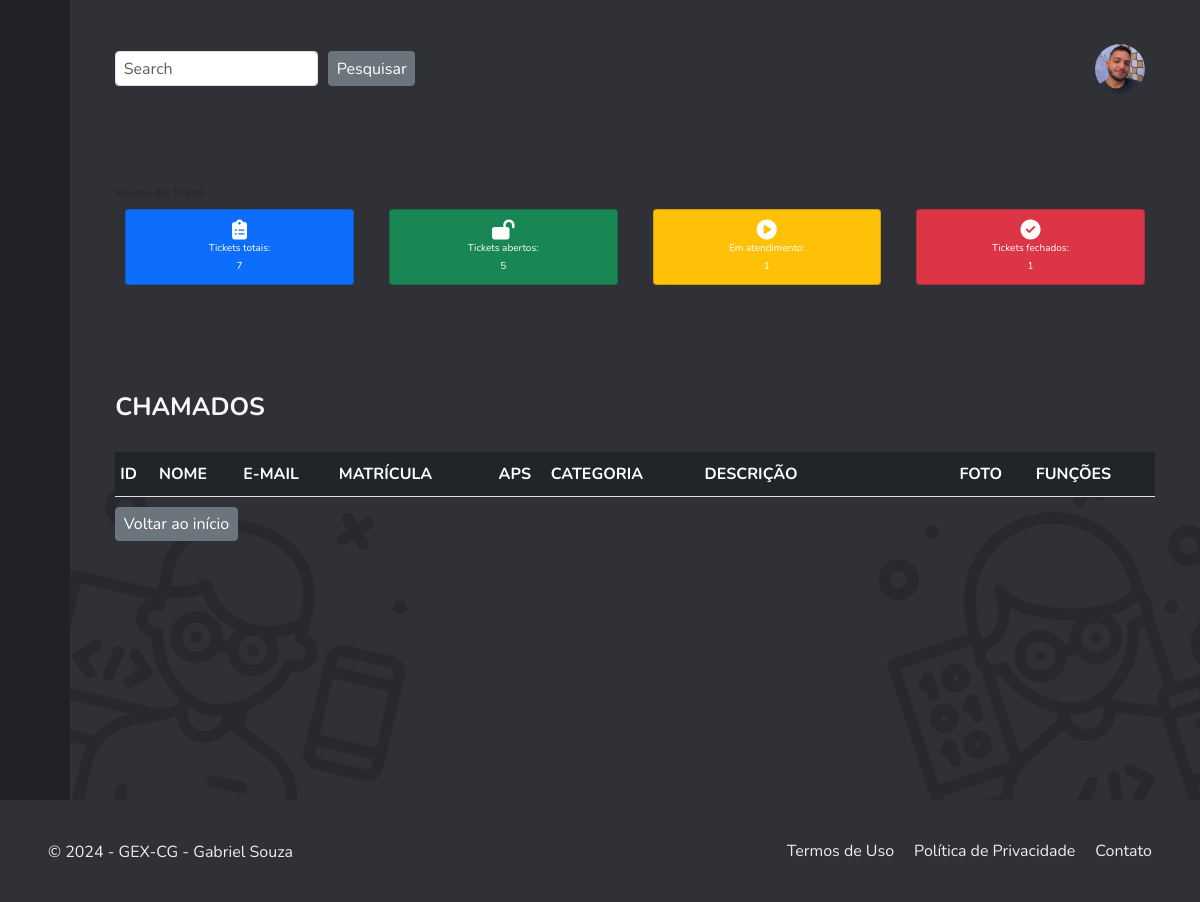
Before: /pages/dashboard.php with the older database file.
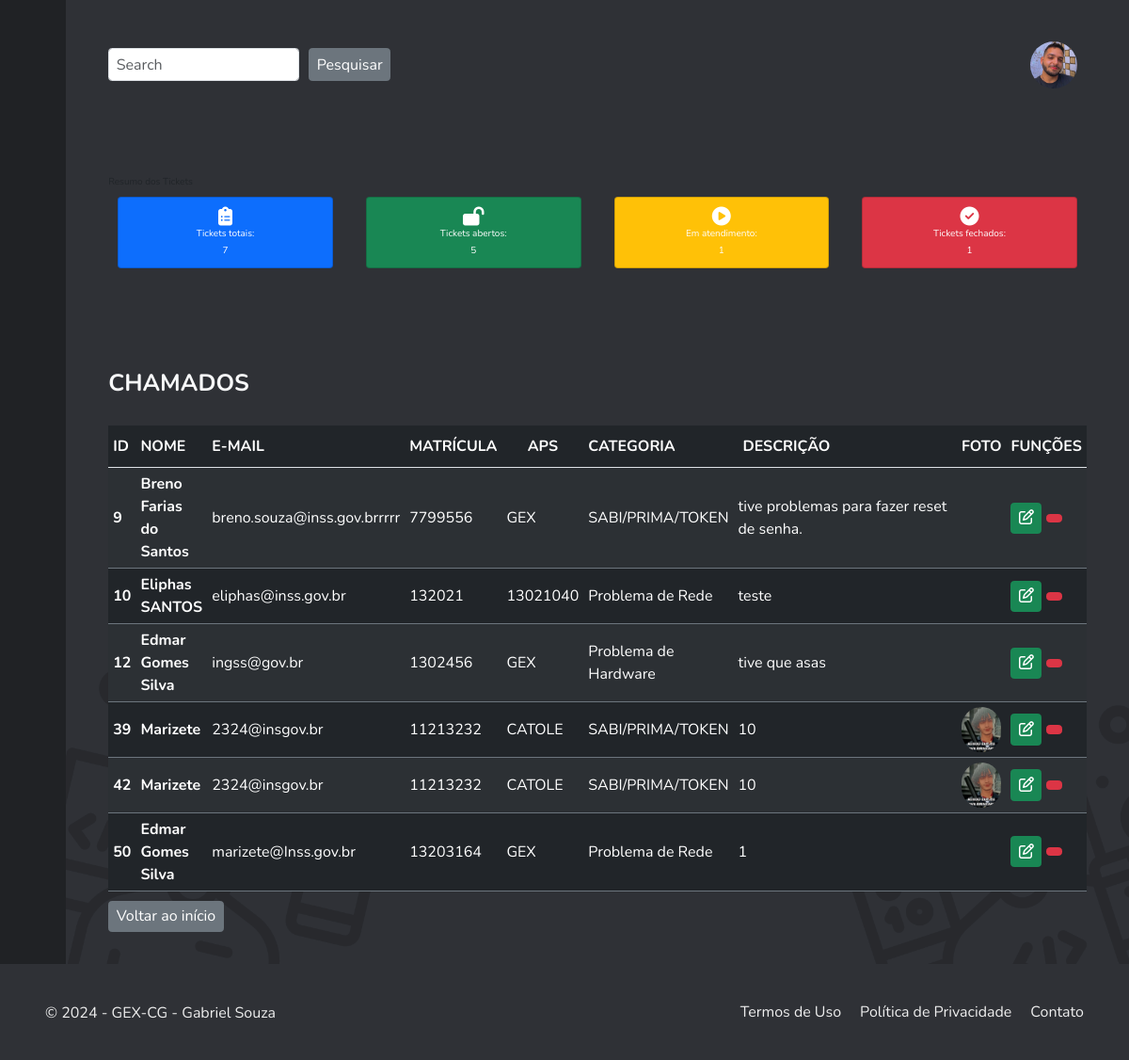
After: the same page with the newer database file.
### tables this page shows
CREATE TABLE `chamados` (
  `id` int(11) NOT NULL,
  `nome` varchar(200) NOT NULL,
  `email` varchar(255) NOT NULL,
  `telefone` varchar(16) NOT NULL,
  `matricula` int(16) NOT NULL,
  `aps` varchar(50) NOT NULL,
  `categoria` varchar(200) NOT NULL,
  `descricao` varchar(255) NOT NULL,
  `foto` varchar(255) NOT NULL,
  `prioridade` varchar(16) NOT NULL,
  `status` varchar(50) NOT NULL,
  `cod_ticket` int(10) NOT NULL
);

### pages/dashboard.php (the view, shortened to what this page needs)
<!DOCTYPE html>
<html lang="pt-br">
<head>
    <?php include '../head.php';
    ?>
</head>
<body>
    <?php
    $pesquisa = $_POST['busca'] ?? '';
    include '../conexao.php';
    $sql = "SELECT * FROM chamados WHERE nome LIKE '%$pesquisa%'";
    $dados = mysqli_query($conn, $sql);
    ?>
    <div class="wrapper ">
        <aside id="sidebar">
            <div class="d-flex">
                <button class="toggle-btn" id="toggle-btn-event" type="button" onclick="toggleSidebar()">
                </button>
            </div>
            <ul class="sidebar-nav">
                <li class="sidebar-item">
                    <a href="#" class="sidebar-link">
                    </a>
                </li>
                <li class="sidebar-item">
                    <a href="chamado.php" class="sidebar-link">
                    </a>
                </li>
                <li class="sidebar-item">
                    <a href="#" class="sidebar-link has-dropdown" data-bs-toggle="collapse" data-bs-target="#auth" aria-expanded="false" aria-controls="auth">
                    </a>
                </li>
                <li class="sidebar-item">
                    <a href="https://github.com/gabrieldev071/helpdesk-gex" target="_blank" rel="noopener noreferrer" class="sidebar-link">
                    </a>
                </li>
                <li class="sidebar-item">
                    <a href="#" class="sidebar-link">
                    </a>
                </li>
                <li class="sidebar-item">
                    <a href="#" class="sidebar-link">
                    </a>
                </li>
            </ul>
            <div class="sidebar-footer">
                <a href="../../index.php" class="sidebar-link">
                </a>
            </div>
        </aside>
        <main class="main">
            <nav class="navbar navbar-light baseContainer" id="nav-bar-main">
                <form class="form-navbar form-dash-navbar" action="dashboard.php" method="POST">
                    <input class="form-control mr-sm-2" type="search" placeholder="Search" name="busca" autofocus>
                    <button tton class="btn btn-secondary my-2 my-sm-0" type="submit">Pesquisar</button>
                </form>
                <a href="#" data-bs-toggle="dropdown" class="nav-icon pe-md-0">
                    <img class="h-15 w-20 rounded-full" src="../assets/img/Gabriel.jpg" alt="Foto de uma pessoa">
                </a>
            </nav>
            <section class="mt-4 baseContainer">
                <h2>Resumo dos Tickets</h2>
                <div class="row">
                    <div class="col-md-3">
                        <div class="card bg-primary text-white text-center d-flex align-items-center">
                            <div class="card-body">
                                <i class="fas fa-clipboard-list fa-2x"></i>
                                <h6 class="card-title">Tickets totais:</h6>
                                <p class="card-text">7</p>
                            </div>
                        </div>
                    </div>
                    <div class="col-md-3">
                        <div class="card bg-success text-white text-center d-flex align-items-center">
                            <div class="card-body">
                                <i class="fas fa-lock-open fa-2x"></i>
                                <h6 class="card-title">Tickets abertos:</h6>
                                <p class="card-text">5</p>
                            </div>
                        </div>
                    </div>
                    <div class="col-md-3">
                        <div class="card bg-warning text-white text-center d-flex align-items-center">
                            <div class="card-body">
                                <i class="fas fa-play-circle fa-2x"></i>
                                <h6 class="card-title">Em atendimento:</h6>
                                <p class="card-text">1</p>
                            </div>
                        </div>
                    </div>
                    <div class="col-md-3">
                        <div class="card bg-danger text-white text-center d-flex align-items-center">
                            <div class="card-body">
                                <i class="fas fa-check-circle fa-2x"></i>
                                <h6 class="card-title">Tickets fechados:</h6>
                                <p class="card-text">1</p>
                            </div>
                        </div>
                    </div>
                </div>
            </section>
            <section class="container-table flex-grow-1 baseContainer">
                <h3 class="text-start text-light fw-bold fs-1 my-5">CHAMADOS
                </h3>
                <div class="table-responsive">
                    <table class="table table-dark table-striped border-secondary " id="custom-table">
                        <thead class="">
                            <tr class="highlight align-middle border-bottom">
                                <th scope="col" class="">ID</th>
                                <th scope="col" class="text-uppercase">Nome</th>
                                <th scope="col" class="text-uppercase">E-mail</th>
                                <th scope="col" class="text-uppercase">Matrícula</th>
                                <th scope="col" class="text-uppercaser alinhar-texto">APS</th>
                                <th scope="col" class="text-uppercase">Categoria</th>
                                <th scope="col" class="w-25 p-3 text-uppercase">Descrição</th>
                                <th scope="col" class="text-uppercase">Foto</th>
                                <th scope="col" class="text-uppercase">Funções</th>
                            </tr>
                        </thead>
                        <tbody>
                            <?php
                            while ($linha = mysqli_fetch_assoc($dados)) {
                                $cod_pessoa = $linha['id'];
                                $nome = $linha['nome'];
                                $email = $linha['email'];
                                $matricula = $linha['matricula'];
                                $aps = $linha['aps'];
                                $categoria = $linha['categoria'];
                                $descricao = $linha['descricao'];
                                $foto = $linha['foto'];
                                if (!$foto == null) {
                                    $mostra_foto = "<img src='../assets/img/chamados/$foto' alt='' srcset='' class='lista-foto'>";
                                } else {
                                    $mostra_foto = '';
                                }
                                echo "<tr class='align-middle'>
                                <th scope='row'>$cod_pessoa</th>
                                <th scope='row'>$nome</th>
                                <td>$email</td>
                                <td>$matricula</td>
                                <td>$aps</td>
                                <td>$categoria</td>
                                <td class='text-wrap'>$descricao</td>
                                <td>$mostra_foto</td>
                                <td width=80px>
                                    <a
                                    class='btn btn-success btnEditar'data-id='<?php echo $linha[id]; ?>' onclick=" . '"' . "openModalUpdate('$cod_pessoa', '$nome', '$email', '$matricula', '$aps', '$categoria', '$descricao')" . '; "' . ">
                                    <i class='fa-regular fa-pen-to-square'></i>
                                    </a>
                                    <a class='btn btn-danger' data-bs-toggle='modal' data-bs-target='#confirma' onclick=" . '"' . "pegarDados($cod_pessoa, '$nome')" . '"' . ">
                                    <i class='lni lni-trash-can'></i>
                                    </a>
                                </td>
                            </tr>";
                            }
                            ?>
                        </tbody>
                    </table>
                </div>
                <a href="../index.php" class="btn btn-secondary" target="_blank" rel="noopener noreferrer">Voltar ao
                    início</a>
            </section>
    </div>
    <footer class="footer ">
        <div class="footer-container baseContainer border-link">
            <div class="footer-left">
                <a href="#" target="_blank" rel="noopener noreferrer">
                    <p>&copy; 2024 - GEX-CG -<a href="https://www.linkedin.com/in/gabriel-albuquerque-souza-desenvolvedor/" target="_blank" rel="noopener noreferrer"> Gabriel Souza</a> </p>
                </a>
            </div>
            <div class="footer-right">
                <a href="#">Termos de Uso</a>
                <a href="#">Política de Privacidade</a>
                <a href="#">Contato</a>
            </div>
        </div>
    </footer>
</body>
</html>

### head.php (shortened to what this page needs)
<link href="https://cdn.jsdelivr.net/npm/bootstrap@5.3.3/dist/css/bootstrap.min.css" rel="stylesheet">
<script src="https://cdn.tailwindcss.com"></script>
<link href="https://cdn.lineicons.com/4.0/lineicons.css" rel="stylesheet" />
<link rel="stylesheet" href="../assets/styles/global.css">
<link rel="stylesheet" href="../assets/styles/main.css">
<link rel="stylesheet" href="../assets/styles/aside.css">
<link rel="stylesheet" href="../assets/styles/forms.css">
<link rel="stylesheet" href="../assets/styles/dashboard.css">
<link rel="stylesheet" href="../assets/styles/footer.css">
<link rel="stylesheet" href="../assets/styles/maps.css">
<link rel="stylesheet" href="../assets/styles/header.css">

### assets/styles/global.css (style rules this page uses)
body { font-family: 'Nunito', sans-serif; margin: 0; }
html { font-size: 62.5%; }
:root { --mainColor: #134985; --mainColorLight: #3398B7; --secondaryColor: #1D8741; --secondaryLight: #8BAA38; --tertiaryColor: #E39725; --tertiaryLight: #F5C514; --textColor: #eee; ---textColorForms: #134985; --backgroundColor: rgb(32, 34, 37); --backgroundLight: rgb(47, 49, 54); }
.baseContainer { padding-left: 4%; padding-right: 4%; padding-top: 3%; padding-bottom: 3%; }
.border-link a { position: relative; text-decoration: none; }
.border-link a::after { content: " "; width: 0%; height: 2px; background-color: var(--textColor); position: absolute; bottom: 0; left: 0; transition: 0.5s ease-in-out; }
.border-link a:link { color: var(--textColor); }
ol, ul { padding-left: initial; }
tbody, table td, table th, a, button, form, input, placeholder, label, .table, .container-table, .needs-validation, .form-navbar, .form-group, .form-control, .btn, .nav-icon, .modal, .modal-heade, .modal-title, .modal-body, .modal-body { font-size: 1.6rem; }

### assets/styles/main.css (style rules this page uses)
.main { display: flex; flex-direction: column; min-height: 100vh; width: 100%; overflow: hidden; transition: all 0.35s ease-in-out; background-color: var(--backgroundLight); background-image: url(../img/login_bg.png); background-repeat: no-repeat; background-position: center bottom; background-size: 100%; min-width: 0; }
.text-center { display: flex; justify-content: center; align-items: center; margin: 10px 10px; }

### assets/styles/aside.css (style rules this page uses)
.wrapper { display: flex; }
#sidebar { width: 70px; min-width: 70px; z-index: 1000; transition: all .25s ease-in-out; background-color: var(--backgroundColor); display: flex; flex-direction: column; }
.toggle-btn { background-color: transparent; cursor: pointer; border: 0; padding: 1.6rem 2.0rem; }
.sidebar-nav { flex: 1 1 auto; margin: auto 0; }
a.sidebar-link { padding: 1.6rem 2.0rem; color: #FFF; display: block; font-size: 1.6rem; white-space: nowrap; border-left: 3px solid transparent; }
.sidebar-item { position: relative; }
.navbar { background-color: #f5f5f5; }

### assets/styles/dashboard.css (style rules this page uses)
.navbar { background-color: var(--backgroundLight); }
.form-navbar { width:300px; height: 35px; font-size: 3.0rem; }
.form-dash-navbar { display: flex; gap: 1rem; }
.alinhar-texto { text-align: center; }
.lista-foto { width: 70px; border-radius: 70px; }

### assets/styles/footer.css (style rules this page uses)
.footer { background-color: var(--backgroundLight); color: var(--textColor); font-size: 2rem; border-top: 1px solid rgb(61, 65, 73) 0px 0px 5px; box-shadow: rgb(61, 65, 73) 0px 0px 5px; align-content: flex-end; }
.footer-container { display: flex; justify-content: space-between; align-items: center; }
.footer-left p { margin: 0; }
.footer-right { display: flex; flex-wrap: wrap; gap: 2.0rem; }

### assets/styles/header.css (style rules this page uses)
nav a { margin: 1rem 1rem; border-radius: 0.8rem; }
header div, nav { display: flex; align-items: center; }

Changed rows visible on the page:
added chamados: id "9", nome "Breno Farias do Santos", email "breno.souza@inss.gov.brrrrr", matricula "7799556", aps "GEX", categoria "SABI/PRIMA/TOKEN", descricao "tive problemas para fazer reset de senha."
added chamados: id "10", nome "Eliphas SANTOS", email "eliphas@inss.gov.br", matricula "132021", aps "13021040", categoria "Problema de Rede", descricao "teste"
added chamados: id "12", nome "Edmar Gomes Silva", email "ingss@gov.br", matricula "1302456", aps "GEX", categoria "Problema de Hardware", descricao "tive que asas"
added chamados: id "39", nome "Marizete", email "2324@insgov.br", matricula "11213232", aps "CATOLE", categoria "SABI/PRIMA/TOKEN", descricao "10", foto (picture)
added chamados: id "42", nome "Marizete", email "2324@insgov.br", matricula "11213232", aps "CATOLE", categoria "SABI/PRIMA/TOKEN", descricao "10", foto (picture)
added chamados: id "50", nome "Edmar Gomes Silva", email "marizete@Inss.gov.br", matricula "13203164", aps "GEX", categoria "Problema de Rede", descricao "1"
